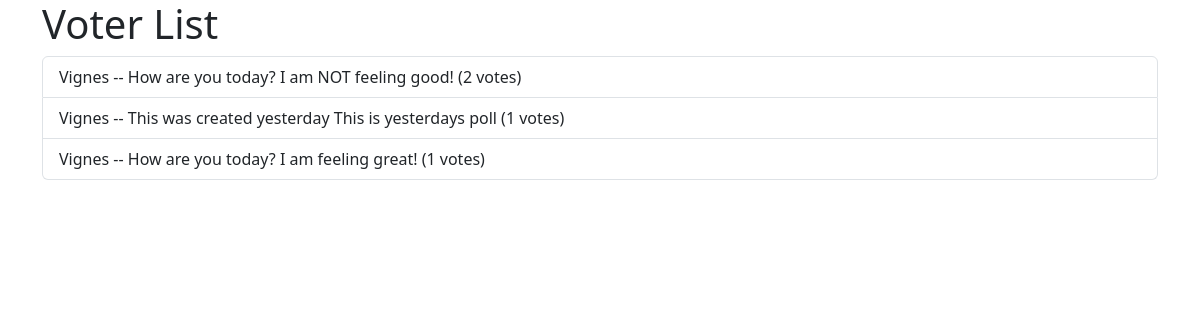
/polls/voter/, run on the app's committed database.
### polls/models.py (models this page shows, shortened)
class Voter(models.Model):
    choice = models.ForeignKey(Choice, on_delete=models.CASCADE)
    voter_name = models.CharField(max_length=200, null=False)
    voter_email = models.EmailField(max_length=200, blank=True, null=True)

class Choice(models.Model):
    question = models.ForeignKey(Question,on_delete=models.CASCADE)
    choice_text = models.CharField(max_length=200)
    votes = models.IntegerField(default=0)

class Question(models.Model):
    question_text=models.CharField(max_length=200)
    pub_date = models.DateTimeField("date published")

### polls/views.py (the view)
# urls.py: path('voter/',views.VoterChoiceView.as_view(), name='voter'),
class VoterChoiceView(generic.ListView):
    model = Voter
    template_name = 'polls/voter.html'
    context_object_name = 'voter_list'

### polls/templates/polls/voter.html
{% load django_bootstrap5 %}
{% bootstrap_css %}
<div class="container">
    <h1>Voter List</h1>
    <ul class="list-group">
        {% for items in voter_list %}
        <li class="list-group-item">{{ items.voter_name }} -- {{ items.choice.question.question_text}} {{ items.choice.choice_text }} ({{ items.choice.votes }} votes)</li>
        {% endfor %}
    </ul>
</div>

### data on the page
Voter: voter_name "Vignes", choice.question.question_text "How are you today?", choice.choice_text "I am NOT feeling good!", choice.votes "2"
Voter: voter_name "Vignes", choice.question.question_text "This was created yesterday", choice.choice_text "This is yesterdays poll", choice.votes "1"
Voter: voter_name "Vignes", choice.question.question_text "How are you today?", choice.choice_text "I am feeling great!", choice.votes "1"
